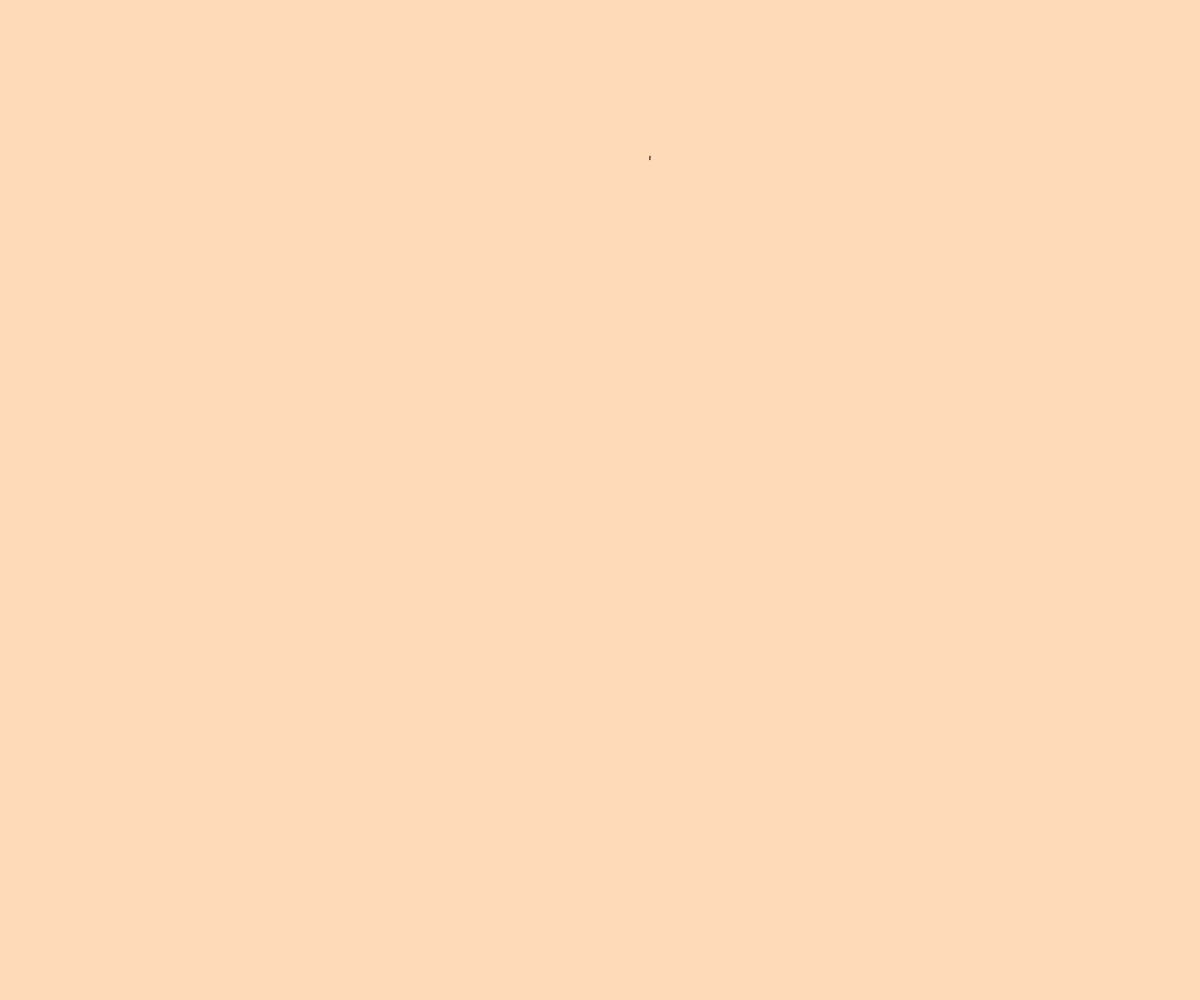
Frame 1 (no input)
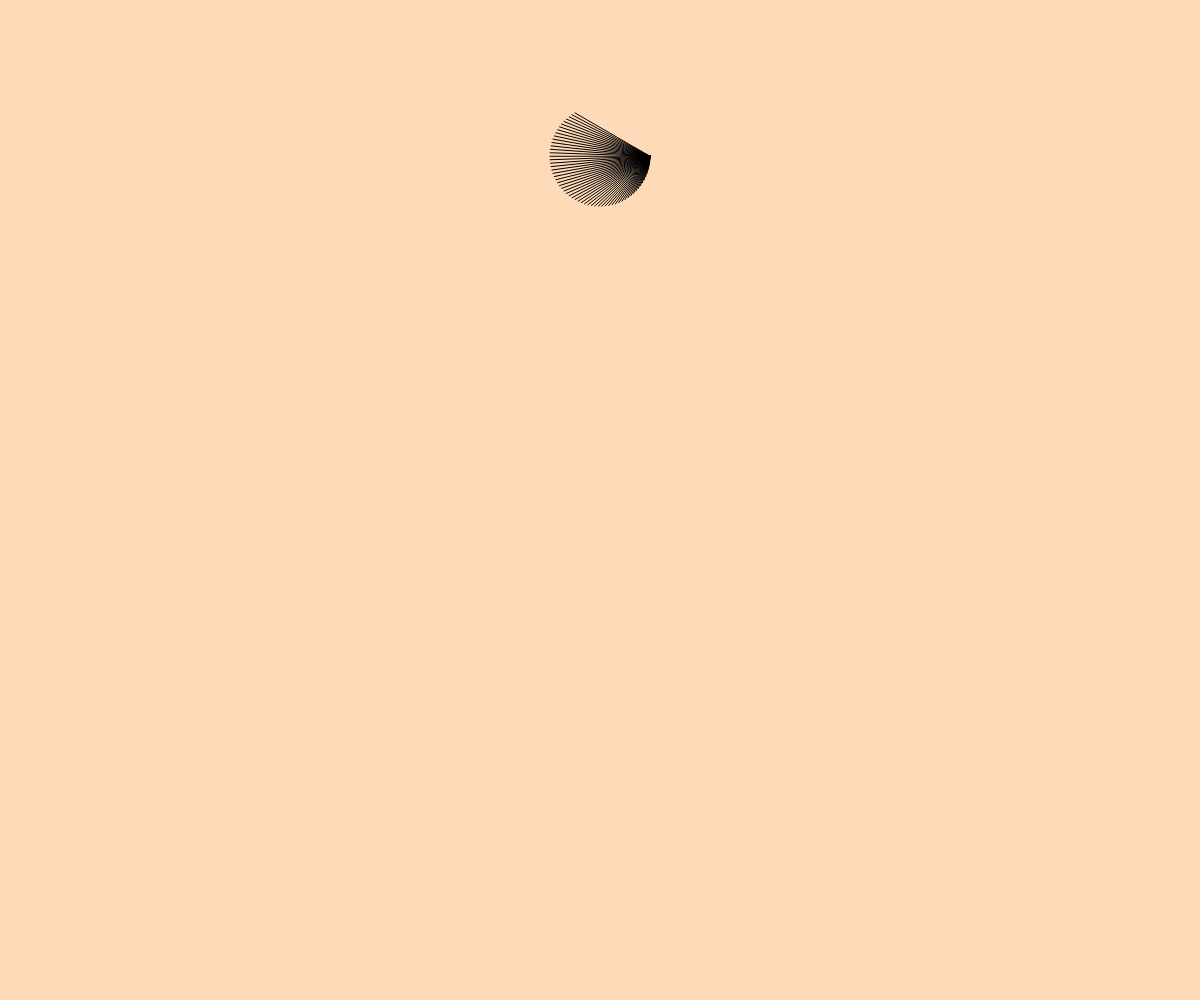
Frame 60 (no input)
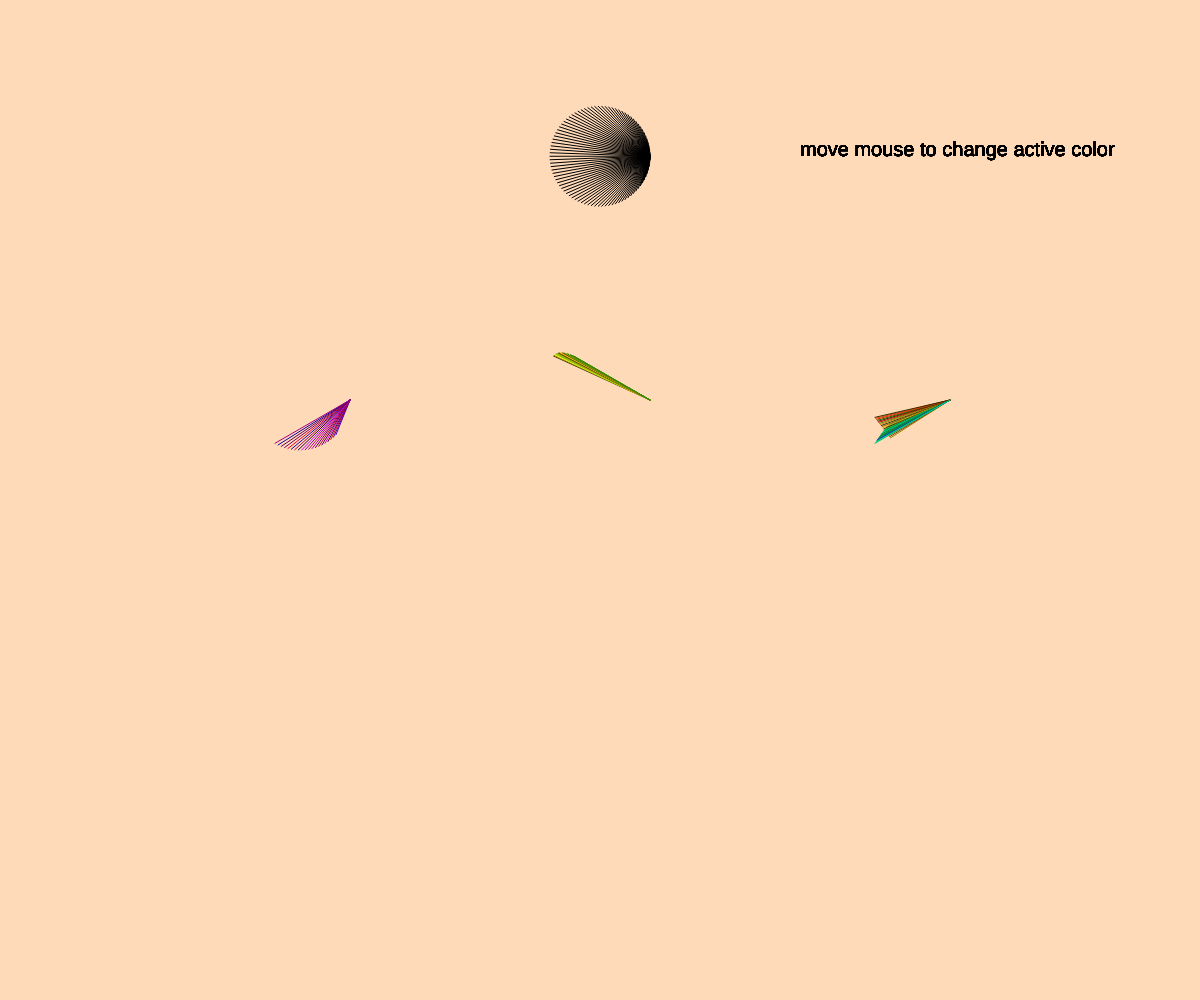
Frame 120 (the mouse pressed at the canvas centre since frame 60)

The p5.js sketch that drew these frames (run headless with seeded random() and noise() and a simulated clock; from frame 60 on, the mouse is pressed at the canvas centre):

// p5.js sketch
// ── sketch.js
var p = 0;
var q = 0;
var g = 0;

function preload(){

}

function setup() {
  createCanvas(windowWidth,windowHeight);
  angleMode(DEGREES);

  background("peachpuff");
  frameRate(120);
}

function draw() {

  push();

  var k = 50;
  p = p + 1;
  q = q + 2;
  g = g + 3;

  //Originale

  if(frameCount < 100){
    translate(width/2,height/6.4);
    stroke("black");
    line(k, 0, (k)*cos(frameCount*4), (k)*sin(frameCount*4));
  }

  if(frameCount > 100){

    //Testo

    textSize(20);
    text("move mouse to change active color", width/1.5, height/6.4);

    //Originale Colore

    translate(width/4,height/2.5);
    Color1();
    line(k, 0, (k)*cos(frameCount*4), (k)*sin(frameCount*4));

    //Centro Sin()

    translate(width/4,0);
    Color2();
    line(k, 0, k*cos(frameCount*2), k*sin(frameCount*2) + 30*sin(g));

    //Destra Doppio

    translate(width/4,0);
    Color2();
    line(k, 0, k*cos(frameCount), k*sin(frameCount) + 30*sin(q));

    Color3();
    line(k, 0, k*cos(frameCount), k*sin(frameCount) + 30*sin(g));
  }

  pop();

  if(frameCount > 260){

    //Sinistra Triplo

    translate(width/4,height/1.4);
    Color1();
    line(k, 0, k*cos(frameCount/2), k*sin(frameCount/2) + 50*sin(p));

    Color2();
    line(k, 0, k*cos(frameCount/2), k*sin(frameCount/2) + 50*sin(q));

    Color3();
    line(k, 0, k*cos(frameCount/2), k*sin(frameCount/2) + 50*sin(g));

    //Centro Triplo

    translate(width/4,0);
    Color2();
    line(k, 0, k*cos(frameCount/2), k*sin(frameCount/2) + 30*sin(p));

    Color3();
    line(k, 0, k*cos(frameCount/2), k*sin(frameCount/2) + 30*sin(q));

    Color1();
    line(k, 0, k*cos(frameCount/2), k*sin(frameCount/2) + 30*sin(g));

    //Destra Triplo

    translate(width/4,0);
    Color3();
    line(k, 0, k*cos(frameCount/2), k*sin(frameCount/2) + 60*sin(p));

    Color1();
    line(k, 0, k*cos(frameCount/2), k*sin(frameCount/2) + 60*sin(q));

    Color2();
    line(k, 0, k*cos(frameCount/2), k*sin(frameCount/2) + 60*sin(g));
  }
}

function Color1(){
  var r = random(120);
  if(mouseX > 0 && mouseX < width/3){
    stroke(lerpColor(color(0, random(255), random(255)), color(0, random(255), random(255)), r/120));
  } else if(mouseX > width/3 && mouseX < width/(3/2)){
      stroke(lerpColor(color(random(255), 0, random(255)), color(random(255), 0, random(255)), r/120));
  } else if(mouseX > width/(3/2) && mouseX < width){
    stroke(lerpColor(color(random(255), random(255), 0), color(random(255), random(255), 0), r/120));
  }
}

function Color2(){
  var r = random(120);
  if(mouseX > 0 && mouseX < width/3){
    stroke(lerpColor(color(random(255), 0, random(255)), color(random(255), 0, random(255)), r/120));
  } else if(mouseX > width/3 && mouseX < width/(3/2)){
    stroke(lerpColor(color(random(255), random(255), 0), color(random(255), random(255), 0), r/120));
  } else if(mouseX > width/(3/2) && mouseX < width){
    stroke(lerpColor(color(0, random(255), random(255)), color(0, random(255), random(255)), r/120));
  }
}

function Color3(){
  var r = random(120);
  if(mouseX > 0 && mouseX < width/3){
      stroke(lerpColor(color(random(255), random(255), 0), color(random(255), random(255), 0), r/120));
  } else if(mouseX > width/3 && mouseX < width/(3/2)){
      stroke(lerpColor(color(0, random(255), random(255)), color(0, random(255), random(255)), r/120));
  } else if(mouseX > width/(3/2) && mouseX < width){
      stroke(lerpColor(color(random(255), 0, random(255)), color(random(255), 0, random(255)), r/120));
  }
}
